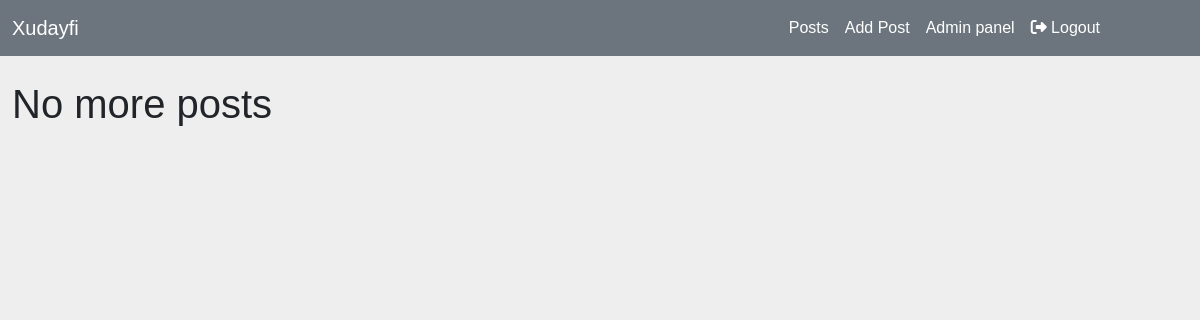
Page /posts/ (signed in) on the earlier database version.
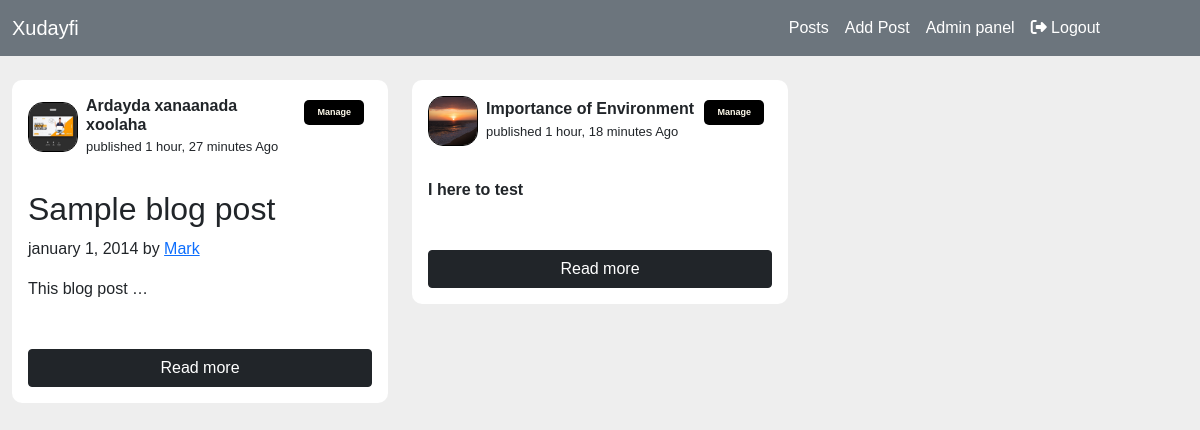
Same page on the later database version.
### website/models.py (models this page shows)
class Post(models.Model):
    post_title = models.CharField(max_length=200)
    slug = models.SlugField()
    image = models.CharField(max_length=10000)
    body = RichTextField(blank=True, null=True, )
    post_published = models.BooleanField(default=True)
    created_date = models.DateTimeField(auto_now_add=True)
    creater = models.CharField(max_length=255)
    class Meta:
        ordering = ['-post_published']

### website/views.py (the view)
# urls.py: path('posts/', views.posts, name="postPage"),
def posts(request):
    posts = Post.objects.all()
    return render(request, 'posts/post.html', {'posts':posts})

### website/templates/posts/post.html (shortened to what this page needs)
{% extends 'base.html' %}
{% load static %}
{% block content %}
{% include 'navbar.html' %}
{% if user.is_authenticated and user.is_superuser and user.is_staff %}
<div class="container-fluid mt-4 mb-3">
  <div class="row">
    {% for post in posts %}
    <div class="col-md-6 col-lg-4">
      <div class="card p-3 mb-4">
        <div class="d-flex justify-content-between">
          <div class="d-flex flex-row align-items-center">
            <div class="icon"><img src="{{ post.image }}" /></div>
            <div class="ms-2 c-details">
              <h6 class="mb-0"><strong>{{post.post_title}}</strong></h6>
              <span>published {{post.created_date|timesince}} Ago</span>
            </div>
          </div>
          <div class="badge">
            <span class="span-1">
              <div class="badge">
                <span data-bs-toggle="modal" data-bs-target="#exampleModal"
                  >Manage</span
                >
              </div>
            </span>
          </div>
        </div>
        <div class="mt-3">
          <p class="heading">{{post.body|truncatewords:10|safe}}</p>
          <div class="mt-5">
            <a href="{% url 'post_reading' post.slug %}"
              ><button class="btn btn-dark w-100">Read more</button></a
            >
          </div>
        </div>
      </div>
    </div>
    {% empty %}
    <h1>No more posts</h1>
    {% endfor %}
  </div>
</div>
{% endif %} {% endblock %}

### website/templates/base.html (shortened to what this page needs)
{% load static %}
<!DOCTYPE html>
<html lang="en">
<head>
    <link
      href="https://cdn.jsdelivr.net/npm/bootstrap@5.0.2/dist/css/bootstrap.min.css"
      rel="stylesheet"
    />
    <link rel="stylesheet" href="{% static 'css/first-site.css' %}">
    <link rel="stylesheet" href="https://cdnjs.cloudflare.com/ajax/libs/font-awesome/6.4.0/css/all.min.css" />
</head>
<body>
    {% block content %}
    {% endblock %}
</body>
</html>

### website/templates/navbar.html (shortened to what this page needs)
{% extends 'base.html' %}
{% block content %}
<nav class="navbar navbar-expand-md navbar-dark bg-secondary">
    <div class="container-fluid">
      <a class="navbar-brand" href="{% url 'first_site' %}">Xudayfi</a>
            <div class="collapse navbar-collapse offset-7" id="navbarNavDropdown">
            {% if user.is_authenticated and user.is_superuser and user.is_staff %}
            <div class="navbar-nav ">
                <a class="nav-link active" aria-current="page" href="{% url 'postPage' %}">Posts</a>
            </div>
            <div class="navbar-nav ">
                <a class="nav-link active" aria-current="page" href="{% url 'add_post' %}">Add Post</a>
            </div>
            <div class="navbar-nav ">
                <a class="nav-link active" aria-current="page" href="/admin">Admin panel</a>
            </div>
            <div class="navbar-nav ">
                <a class="nav-link active" aria-current="page" href="{% url 'logout_user' %}"><i class="fa-solid fa-right-from-bracket"></i> Logout</a>
            </div>
            {% endif %}
            </div>
        </div>
    </nav>
{% endblock content %}

### website/templates/posts/post.html (style rules this page uses)
body { background-color: #eee; font-family: 'Poppins', sans-serif; }
.card { border: none; border-radius: 10px; }
.c-details span { font-weight: 300; font-size: 13px; }
.icon { width: 50px; height: 50px; background-color: #eee; border-radius: 15px; display: flex; align-items: center; justify-content: center; font-size: 39px; }
.icon img { width: 50px; height: 50px; border-radius: 15px; border: 1px solid black; }
.badge { padding-left: -20px; box-sizing: border-box; }
.badge span { background-color: black; width: 60px; height: 25px; padding: 10px 15px; border-radius: 5px; display: flex; color: #fffbec; justify-content: center; align-items: center; cursor: pointer; }
.badge .span-1 { background-color: white; width: 60px; height: 25px; color: white; cursor: pointer; }

Differences in the rows shown:
added Post: image (picture), post_title "Ardayda xanaanada xoolaha", created_date "1 hour, 27 minutes", body "Sample blog post january 1, 2014 by Mark This blog post …"
added Post: image (picture), post_title "Importance of Environment", created_date "1 hour, 18 minutes", body "I here to test"
Other differences:
text no longer shown: "No more posts"
